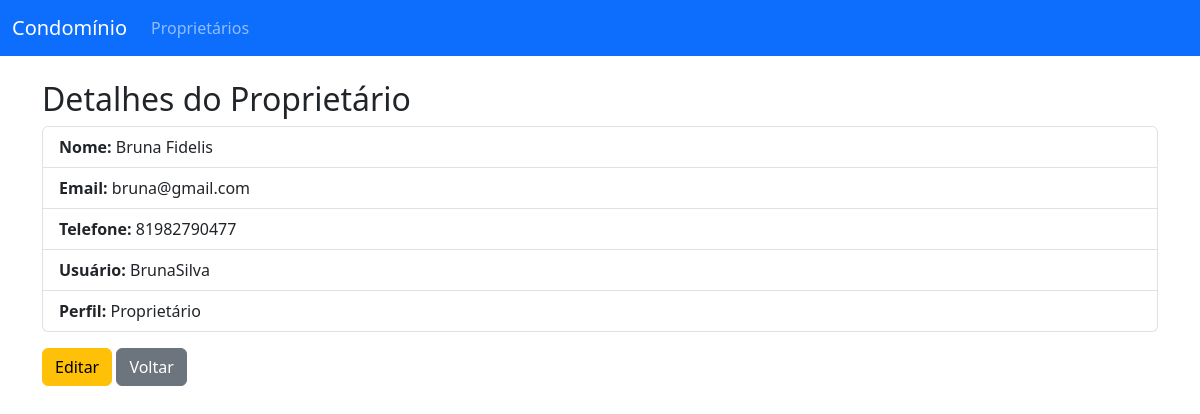
Screenshot of /proprietarios/proprietario/2/ with the database file from the repository.
### usuarios/models.py (models this page shows, shortened)
class Usuario(AbstractUser):
    PERFIS = (
        ('sindico', 'Síndico'),
        ('porteiro', 'Porteiro'),
        ('morador', 'Morador'),
        ('proprietario', 'Proprietário'),
    )
    perfil = models.CharField(max_length=20, choices=PERFIS)

### proprietarios/models.py (models this page shows, shortened)
class Proprietario(Usuario):
    telefone = models.CharField(max_length=20)
    class Meta:
            verbose_name = "Proprietário"
            verbose_name_plural = "Proprietários"
            ordering = ["username"]

### proprietarios/views.py (the view)
# urls.py: path('proprietario/<int:pk>/', ProprietarioDetailView.as_view(), name='proprietario_detail'),
class ProprietarioDetailView(DetailView):
    model = Proprietario
    template_name = "proprietarios/proprietario_detail.html"
    context_object_name = "proprietario"

### proprietarios/templates/proprietarios/proprietario_detail.html (shortened to what this page needs)
{% extends 'proprietarios/base.html' %}
{% block content %}
<h2>Detalhes do Proprietário</h2>
<ul class="list-group mb-3">
    <li class="list-group-item"><strong>Nome:</strong> {{ proprietario.first_name }} {{ proprietario.last_name }}</li>
    <li class="list-group-item"><strong>Email:</strong> {{ proprietario.email }}</li>
    <li class="list-group-item"><strong>Telefone:</strong> {{ proprietario.telefone }}</li>
    <li class="list-group-item"><strong>Usuário:</strong> {{ proprietario.username }}</li>
    <li class="list-group-item"><strong>Perfil:</strong> {{ proprietario.get_perfil_display }}</li>
</ul>
<a href="{% url 'proprietario_update' proprietario.pk %}" class="btn btn-warning">Editar</a>
<a href="{% url 'proprietario_list' %}" class="btn btn-secondary">Voltar</a>
{% endblock %}

### rows the page displays
Usuario: first_name "Bruna", last_name "Fidelis", email "bruna@gmail.com", username "BrunaSilva"
Proprietario: telefone "81982790477", perfil "Proprietário"
